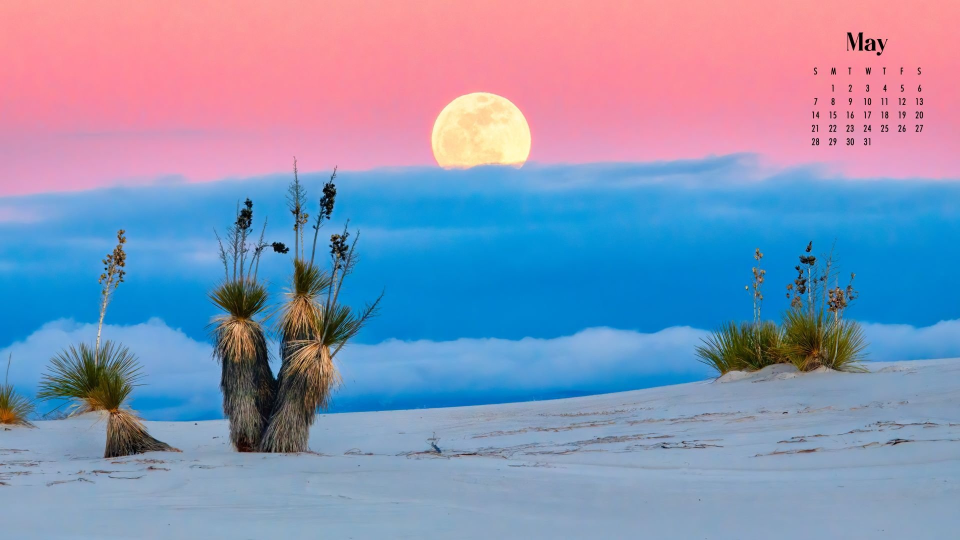
#> input picture assets/scene.jpg, 1920 x 1080 px (shown at 1/2 size)
$ python tutorial7.py
#> lines starting #> are read from the running program, lines starting #| are printed output that depends on the picture

#! template matching
import numpy as np
import cv2

# loading in grayscale
img = cv2.imread("./assets/scene.jpg", 0)
#> img: shape (1080, 1920); min 0, max 250, mean 147.8
temp = cv2.imread("./assets/grass2.jpg", 0)
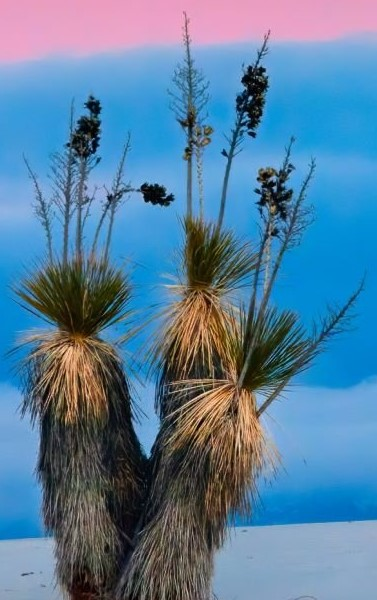
#> input picture assets/grass2.jpg, 377 x 600 px
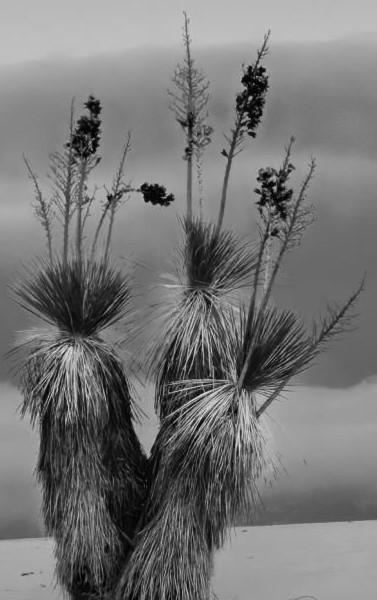
#> temp: shape (600, 377); min 0, max 224, mean 118.1

h, w = temp.shape
#> h = 600; w = 377
print(img)
#> (printed output is left out)

methods = [cv2.TM_CCOEFF, cv2.TM_CCOEFF_NORMED, cv2.TM_CCORR,
           cv2.TM_CCORR_NORMED, cv2.TM_SQDIFF, cv2.TM_SQDIFF_NORMED]

# All the 6 methods for comparison in a list
# methods = ['cv2.TM_CCOEFF', 'cv2.TM_CCOEFF_NORMED', 'cv2.TM_CCORR',
#             'cv2.TM_CCORR_NORMED', 'cv2.TM_SQDIFF', 'cv2.TM_SQDIFF_NORMED']
count = 0
for method in methods:
    count+=1
    img2 = img.copy()
    result = cv2.matchTemplate(img2, temp, method)
    min_val, max_val, min_loc, max_loc = cv2.minMaxLoc(result)
    if method in [cv2.TM_SQDIFF, cv2.TM_SQDIFF_NORMED]:
        location = min_loc
    else:
        location = max_loc
    b_location = (location[0]+w, location[1]+h)
    cv2.rectangle(img2, location, b_location, 255, 5)
    img2 = cv2.resize(img2, (0, 0), fx=0.5, fy=0.5)
    cv2.imshow(f"Method {count}", img2)
    cv2.waitKey(0)
    cv2.destroyAllWindows()
#> this loop made 6 passes
#> (min_val, max_val, min_loc, location, b_location) on passes 1 to 4: (-114358784, 473290400, (1496, 480), (404, 301), (781, 901)), (-0.35, 0.999, (1529, 480), (404, 301), (781, 901)), (3.11e+09, 4.38e+09, (447, 372), (62, 0), (439, 600)), (0.871, 1, (469, 480), (404, 301), (781, 901))
#> (min_val, max_val, max_loc, location, b_location) on passes 5 to 6: (1191424, 1.14e+09, (681, 0), (404, 301), (781, 901)), (0.000328, 0.258, (469, 480), (404, 301), (781, 901))
#> pass 1, `result = cv2.matchTemplate(img2, temp, method)`:
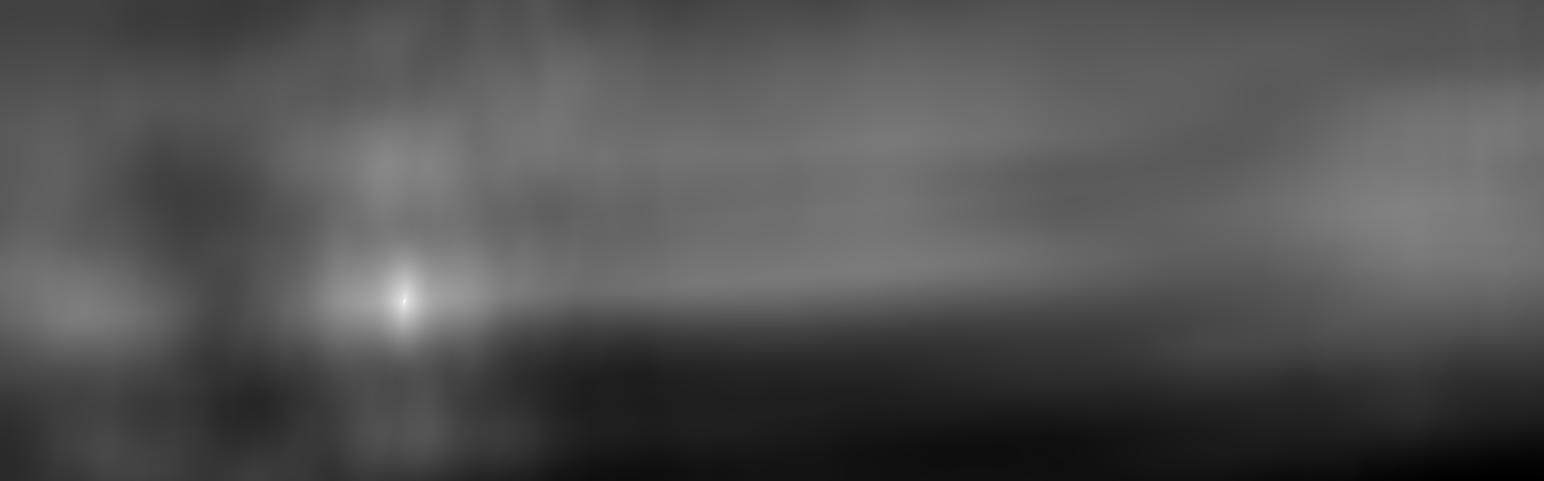
#> result: shape (481, 1544) float32; min -114358784, max 473290400, mean 75633144; drawn with min black and max white
#> pass 1, `img2 = cv2.resize(img2, (0, 0), fx=0.5, fy=0.5)`:
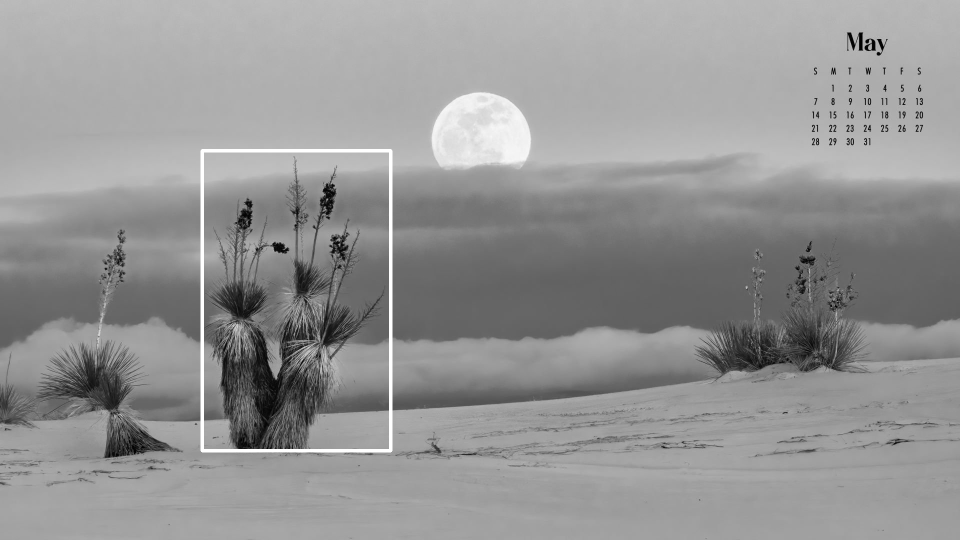
#> img2: shape (540, 960); min 0, max 255, mean 148.6
#> pass 2, `result = cv2.matchTemplate(img2, temp, method)`:
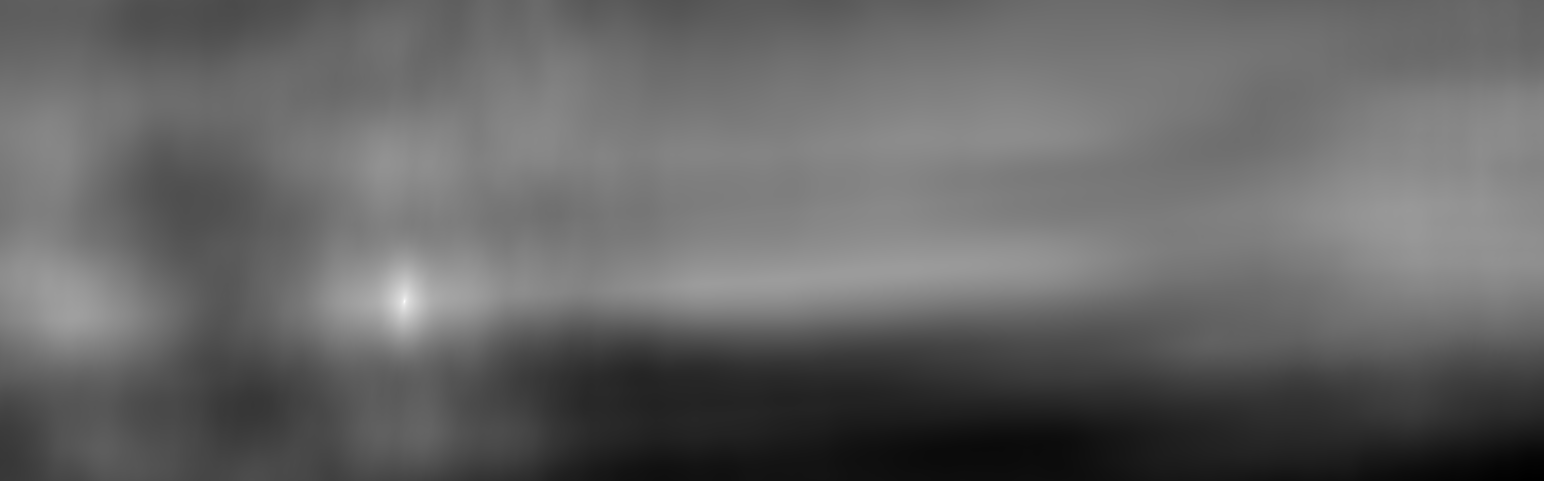
#> result: shape (481, 1544) float32; min -0.35, max 0.999, mean 0.189; drawn with min black and max white
#> pass 3, `result = cv2.matchTemplate(img2, temp, method)`:
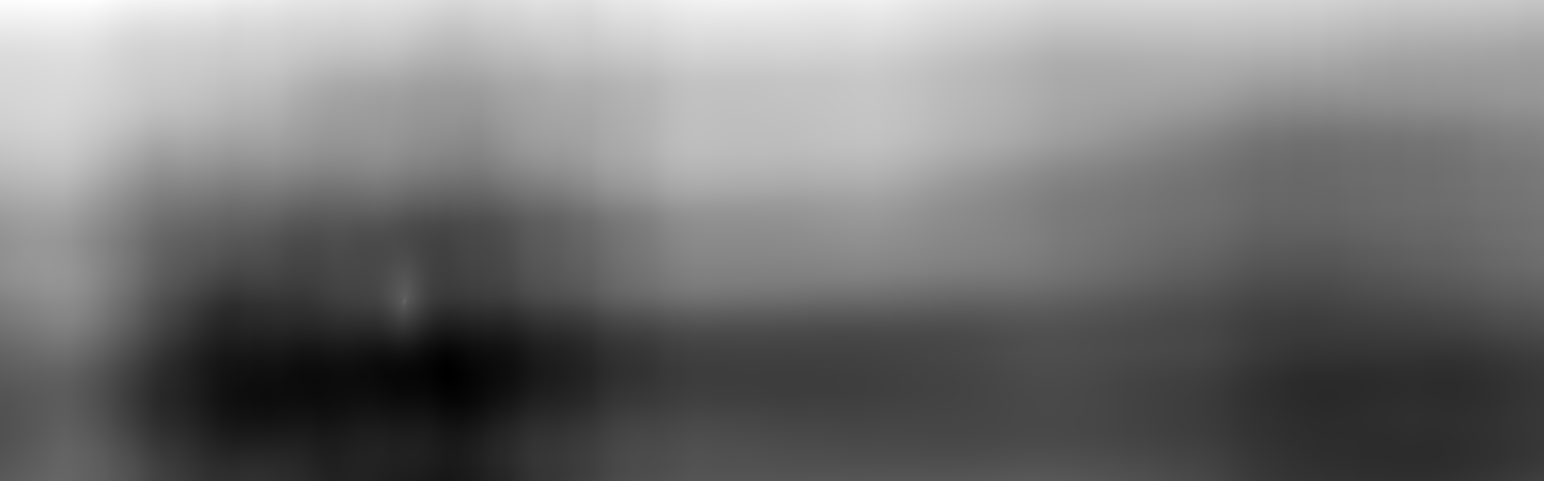
#> result: shape (481, 1544) float32; min 3.11e+09, max 4.38e+09, mean 3.7e+09; drawn with min black and max white
#> after the loop:
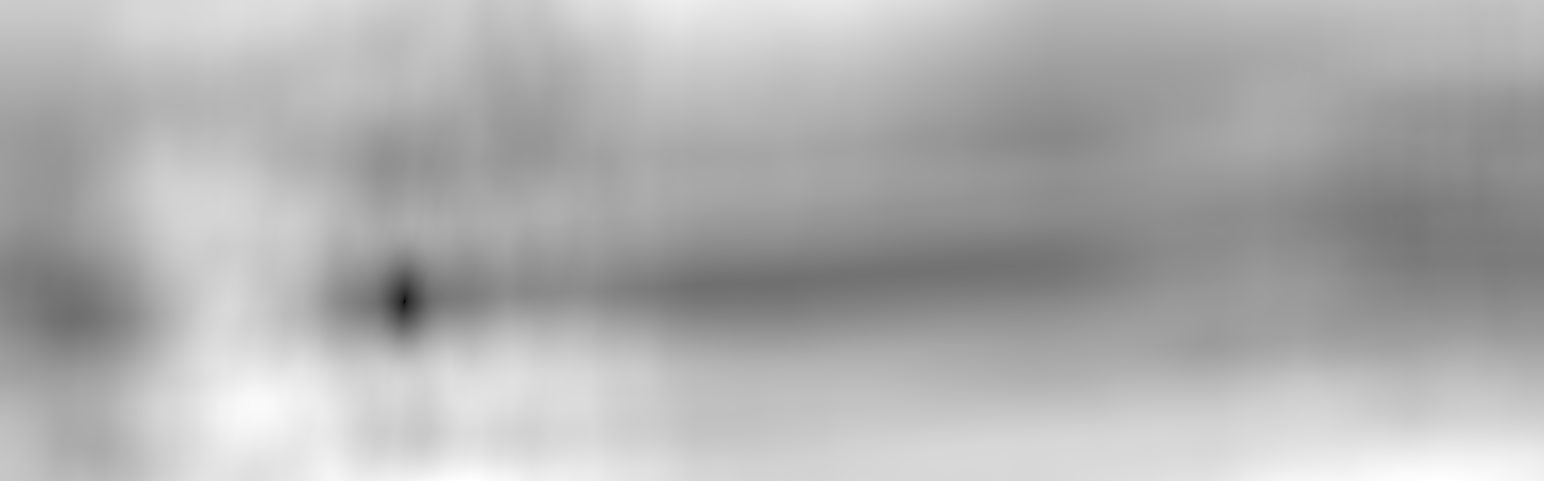
#> result: shape (481, 1544) float32; min 0.000328, max 0.258, mean 0.178; drawn with min black and max white
#> after the loop, count = 6
